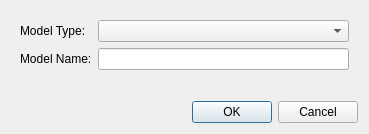
<?xml version="1.0" encoding="UTF-8"?>
<ui version="4.0">
 <class>svModelCreate</class>
 <widget class="QWidget" name="svModelCreate">
  <property name="windowModality">
   <enum>Qt::WindowModal</enum>
  </property>
  <property name="geometry">
   <rect>
    <x>0</x>
    <y>0</y>
    <width>369</width>
    <height>134</height>
   </rect>
  </property>
  <property name="windowTitle">
   <string>Create New Model</string>
  </property>
  <layout class="QVBoxLayout" name="verticalLayout">
   <item>
    <widget class="QWidget" name="widget" native="true">
     <layout class="QFormLayout" name="formLayout">
      <item row="1" column="0">
       <widget class="QLabel" name="label">
        <property name="text">
         <string>Model Name:</string>
        </property>
       </widget>
      </item>
      <item row="1" column="1">
       <widget class="QLineEdit" name="lineEditModelName"/>
      </item>
      <item row="0" column="0">
       <widget class="QLabel" name="label_2">
        <property name="text">
         <string>Model Type:</string>
        </property>
       </widget>
      </item>
      <item row="0" column="1">
       <widget class="QComboBox" name="comboBoxType"/>
      </item>
     </layout>
    </widget>
   </item>
   <item>
    <widget class="QDialogButtonBox" name="buttonBox">
     <property name="orientation">
      <enum>Qt::Horizontal</enum>
     </property>
     <property name="standardButtons">
      <set>QDialogButtonBox::Cancel|QDialogButtonBox::Ok</set>
     </property>
    </widget>
   </item>
  </layout>
 </widget>
 <resources/>
 <connections/>
</ui>
